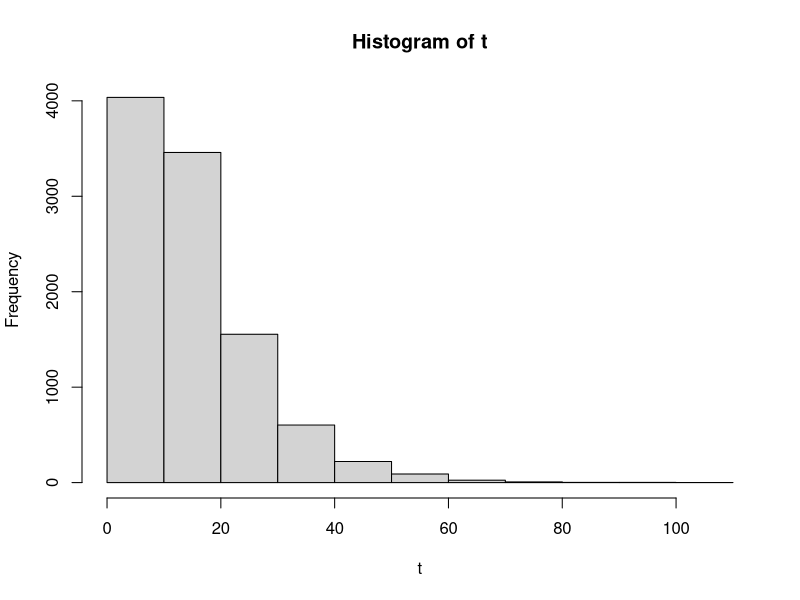

Recreate this plot in R. (Note: this script raises an error after producing the figure.)
## ---- chunk 1
xa = rexp(1,0.1)
xb = rexp(1,0.1)
t = max(xa,xb)
cat("Xa = ", xa)
cat("Xb = ", xb)
cat("T = ", t)
## ---- chunk 2
t<-replicate(10000, max(rexp(1,0.1), rexp(1,0.1)))
print(head(t))
## ---- chunk 3
hist(t)
hist(t, probability = t)
f_t <- function(x) 0.2*exp(-0.1*x) - 0.2*exp(-0.2*x)
curve(f_t, add = T, xlab = "t", ylab = "density")
## ---- chunk 4
mean(t) ## computed E(T)
## ---- chunk 5
cdf <- ecdf(t)
## ---- chunk 6
## probab that satellite lasts more than 15 years is
print(1-cdf(15))       ## my answer 0.397
## ---- chunk 7
## whole process four times

for(i in 1:4){
  
  t<-replicate(10000, max(rexp(1,0.1), rexp(1,0.1)))
  
  cat("E(T) is",mean(t), "\n") ## computed E(T)
  
  cdf <- ecdf(t)
  cdf(15)
  
  ## probab that satellite lasts more than 15 years is
  cat("Probability that satellite lasts more than 15 years is" , 1-cdf(15), "\n")## my answer 0.397
}
## ---- chunk 8
c_part <- function(number_of_points, number_of_times){
  # Vector containing mean of all points
  mean.vector <- vector()
  # Vector containing P(X<15) of all points 
  pdf.15 <- vector()
  for(i in 1:number_of_times){
    
    t<-replicate(10000, max(rexp(1,0.1), rexp(1,0.1)))
    
    mean.vector<-append(mean.vector,mean(t)) ## computed E(T)
  
    cdf <- ecdf(t)
  
    ## probab that satellite lasts more than 15 years is
    pdf.15<-append(pdf.15,1-cdf(15))## my answer 0.397
  }
  return (list("mean" = mean.vector, "pdf" = pdf.15))
}
## ---- chunk 9
cat("E(T) of 1000 Points 5 times is ",c_part(1000,5)$mean, "\n") ## computed E(T)
## ---- chunk 10
cat("P(X<15) of 1000 Points 5 times is ",c_part(1000,5)$pdf, "\n") ## computed P(X<15)
## ---- chunk 11
cat("E(T) of 100000 Points 5 times is ",c_part(100000,5)$mean, "\n") ## computed E(T)
cat("P(X<15) of 100000 Points 5 times is ",c_part(100000,5)$pdf, "\n") ## computed P(X<15)
## ---- chunk 12
## 2nd question
n<-10000          # number of replications i.e number of points

# Randomized Uniform distribution to choose 10000 between 0 and 1
# Points whose x or y greater than 1 would lie outside the square
x<-runif(n,0,1)   
y<-runif(n,0,1)

# satisfying_equation is a boolean vector which contains true if point is inside circle else false
satisfying_equation <-((x-0.5)^2+(y-0.5)^2<=0.25)

# inside.circle consists of all points inside the circle
inside.circle<-sum(satisfying_equation)

# outside.circle consists of all points outside the circle
outside.circle<-(n-inside.circle)

# Finding the value of pi by dividing the number of points inside the circle divide by total number of points
pi_mc<-(inside.circle/n)*4
pi_mc
